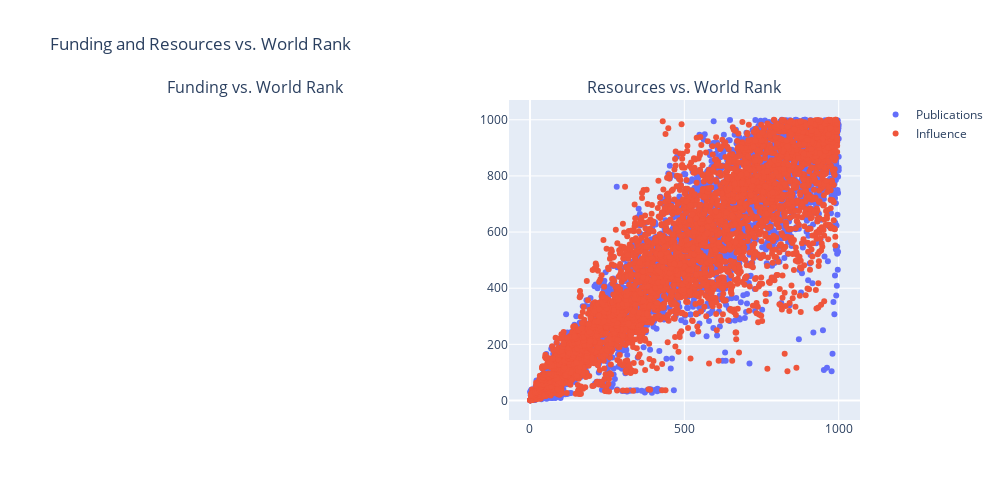

Notebook cell for this chart:
### Code cell
# Update layout and display plot
fig.update_layout(height=500, width=1000, title_text="Funding and Resources vs. World Rank")
fig.show()

### Figure 1 — Plotly figure (JSON) as saved in the notebook; plotly's stock layout.template omitted (floating-point values rounded to 4 significant figures; data arrays with more than 128 entries replaced by an {"elided": "..."} marker saying what was removed)
{"data": [{"mode": "markers", "name": "Publications", "type": "scatter", "x": {"elided": "4200 int values"}, "xaxis": "x2", "y": {"elided": "4200 int values"}, "yaxis": "y2"}, {"mode": "markers", "name": "Influence", "type": "scatter", "x": {"elided": "4200 int values"}, "xaxis": "x2", "y": {"elided": "4200 int values"}, "yaxis": "y2"}], "layout": {"annotations": [{"font": {"size": 16}, "showarrow": false, "text": "Funding vs. World Rank", "x": 0.225, "xanchor": "center", "xref": "paper", "y": 1, "yanchor": "bottom", "yref": "paper"}, {"font": {"size": 16}, "showarrow": false, "text": "Resources vs. World Rank", "x": 0.775, "xanchor": "center", "xref": "paper", "y": 1, "yanchor": "bottom", "yref": "paper"}], "height": 500, "title": {"text": "Funding and Resources vs. World Rank"}, "width": 1000, "xaxis": {"anchor": "y", "domain": [0, 0.45]}, "xaxis2": {"anchor": "y2", "domain": [0.55, 1]}, "yaxis": {"anchor": "x", "domain": [0, 1]}, "yaxis2": {"anchor": "x2", "domain": [0, 1]}}}
